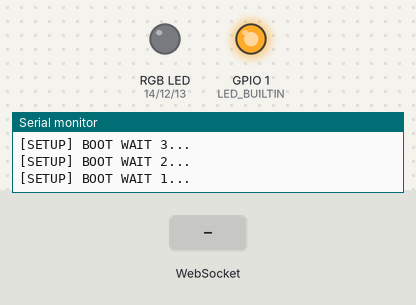
Recording of a sketch running on a simulated ESP8266 (NodeMCU). Parts: an RGB LED mixed from three pins (HIGH = lit), output pins drawn as LEDs (lit = HIGH), the last lines printed to the serial monitor. The test bench sets the inputs (shaded band). WiFi joins after 1.5 s; servers stay silent unless stated.

Above: at 3.1 s.
At 4.3 s:
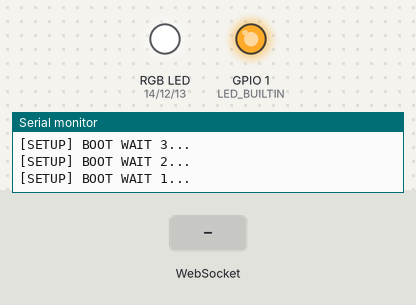
At 6.7 s:
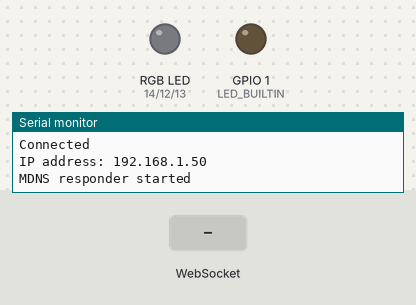
6.8 s: WebSocket text "#" received
8.3 s: WebSocket text "5" received
Timing chart, 0 to 11.3 s (numbered marks = the images above; inputs shaded):
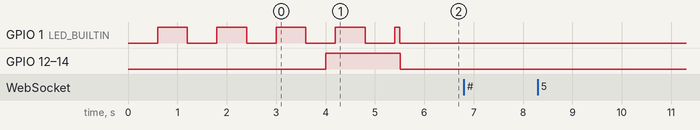

The sketch:

ESP_RGB_Websocket.ino
```cpp
/*
 * WebSocketServer_LEDcontrol.ino
 *
 *  Created on: 26.11.2015
 *
 */

#include <Arduino.h>

#include <ESP8266WiFi.h>
#include <ESP8266WiFiMulti.h>
#include <WebSocketsServer.h>
#include <ESP8266WebServer.h>
#include <ESP8266mDNS.h>
#include <Hash.h>
#include <DNSServer.h>
#include <ESP8266WebServer.h>
#include <WiFiManager.h>          //https://github.com/tzapu/WiFiManager
#define LED_RED     14
#define LED_GREEN   12
#define LED_BLUE    13
#define LED_BUILTIN 1
#define USE_SERIAL Serial
//needed for library

//for LED status
#include <Ticker.h>
Ticker ticker;

void tick()
{
  //toggle state
  int state = digitalRead(LED_BUILTIN);  // get the current state of GPIO1 pin
  digitalWrite(LED_BUILTIN, !state);     // set pin to the opposite state
}


ESP8266WiFiMulti WiFiMulti;
//gets called when WiFiManager enters configuration mode
void configModeCallback (WiFiManager *myWiFiManager) {
  Serial.println("Entered config mode");
  Serial.println(WiFi.softAPIP());
  //if you used auto generated SSID, print it
  Serial.println(myWiFiManager->getConfigPortalSSID());
  //entered config mode, make led toggle faster
  ticker.attach(0.2, tick);
}
ESP8266WebServer server = ESP8266WebServer(80);
WebSocketsServer webSocket = WebSocketsServer(81);

void webSocketEvent(uint8_t num, WStype_t type, uint8_t * payload, size_t lenght) {

    switch(type) {
        case WStype_DISCONNECTED:
            USE_SERIAL.printf("[%u] Disconnected!\n", num);
            break;
        case WStype_CONNECTED: {
            IPAddress ip = webSocket.remoteIP(num);
            USE_SERIAL.printf("[%u] Connected from %d.%d.%d.%d url: %s\n", num, ip[0], ip[1], ip[2], ip[3], payload);

            // send message to client
            webSocket.sendTXT(num, "Connected");
        }
            break;
        case WStype_TEXT:
            USE_SERIAL.printf("[%u] get Text: %s\n", num, payload);

            if(payload[0] == '#') {
                // we get RGB data

                // decode rgb data
                uint32_t rgb = (uint32_t) strtol((const char *) &payload[1], NULL, 16);

                analogWrite(LED_RED,    ((rgb >> 16) & 0xFF));
                analogWrite(LED_GREEN,  ((rgb >> 8) & 0xFF));
                analogWrite(LED_BLUE,   ((rgb >> 0) & 0xFF));
            }

            break;
    }

}

void setup() {
    //USE_SERIAL.begin(921600);
    USE_SERIAL.begin(115200);
//set led pin as output
  pinMode(LED_BUILTIN, OUTPUT);
  // start ticker with 0.5 because we start in AP mode and try to connect
  ticker.attach(0.6, tick);
    //USE_SERIAL.setDebugOutput(true);

    USE_SERIAL.println();
    USE_SERIAL.println();
    USE_SERIAL.println();

    for(uint8_t t = 4; t > 0; t--) {
        USE_SERIAL.printf("[SETUP] BOOT WAIT %d...\n", t);
        USE_SERIAL.flush();
        delay(1000);
    }

    pinMode(LED_RED, OUTPUT);
    pinMode(LED_GREEN, OUTPUT);
    pinMode(LED_BLUE, OUTPUT);

    digitalWrite(LED_RED, 1);
    digitalWrite(LED_GREEN, 1);
    digitalWrite(LED_BLUE, 1);


     //WiFiManager
  //Local intialization. Once its business is done, there is no need to keep it around
  WiFiManager wifiManager;
  //reset settings - for testing
  //wifiManager.resetSettings();

  //set callback that gets called when connecting to previous WiFi fails, and enters Access Point mode
  wifiManager.setAPCallback(configModeCallback);

  //fetches ssid and pass and tries to connect
  //if it does not connect it starts an access point with the specified name
  //here  "AutoConnectAP"
  //and goes into a blocking loop awaiting configuration
  if (!wifiManager.autoConnect()) {
    Serial.println("failed to connect and hit timeout");
    //reset and try again, or maybe put it to deep sleep
    ESP.reset();
    delay(1000);
  }

  //if you get here you have connected to the WiFi
  Serial.println("connected...yeey :)");
  ticker.detach();
  //keep LED on
  digitalWrite(LED_BUILTIN, LOW);
   Serial.println("Ready");
  Serial.print("IP address: ");
  Serial.println(WiFi.localIP());
  Serial.println("initiating");
WiFiMulti.addAP("lucky", "laxmish53");
 Serial.println("Connected");
  Serial.print("IP address: ");
  Serial.println(WiFi.localIP());
    while(WiFiMulti.run() != WL_CONNECTED) {
        delay(100);
    }

    // start webSocket server
    webSocket.begin();
    webSocket.onEvent(webSocketEvent);

    if(MDNS.begin("esp8266")) {
        USE_SERIAL.println("MDNS responder started");
    }

    // handle index
    server.on("/", []() {
        // send index.html
        server.send(200, "text/html", "<html><head><script>var connection = new WebSocket('ws://'+location.hostname+':81/', ['arduino']);connection.onopen = function () {  connection.send('Connect ' + new Date()); }; connection.onerror = function (error) {    console.log('WebSocket Error ', error);};connection.onmessage = function (e) {  console.log('Server: ', e.data);};function sendRGB() {  var r = parseInt(document.getElementById('r').value).toString(16);  var g = parseInt(document.getElementById('g').value).toString(16);  var b = parseInt(document.getElementById('b').value).toString(16);  if(r.length < 2) { r = '0' + r; }   if(g.length < 2) { g = '0' + g; }   if(b.length < 2) { b = '0' + b; }   var rgb = '#'+r+g+b;    console.log('RGB: ' + rgb); connection.send(rgb); }</script></head><body>LED Control:<br/><br/>R: <input id=\"r\" type=\"range\" min=\"0\" max=\"255\" step=\"1\" onchange=\"sendRGB();\" /><br/>G: <input id=\"g\" type=\"range\" min=\"0\" max=\"255\" step=\"1\" onchange=\"sendRGB();\" /><br/>B: <input id=\"b\" type=\"range\" min=\"0\" max=\"255\" step=\"1\" onchange=\"sendRGB();\" /><br/></body></html>");
    });

    server.begin();

    // Add service to MDNS
    MDNS.addService("http", "tcp", 80);
    MDNS.addService("ws", "tcp", 81);

    digitalWrite(LED_RED, 0);
    digitalWrite(LED_GREEN, 0);
    digitalWrite(LED_BLUE, 0);

}

void loop() {
    webSocket.loop();
    server.handleClient();
}
```
